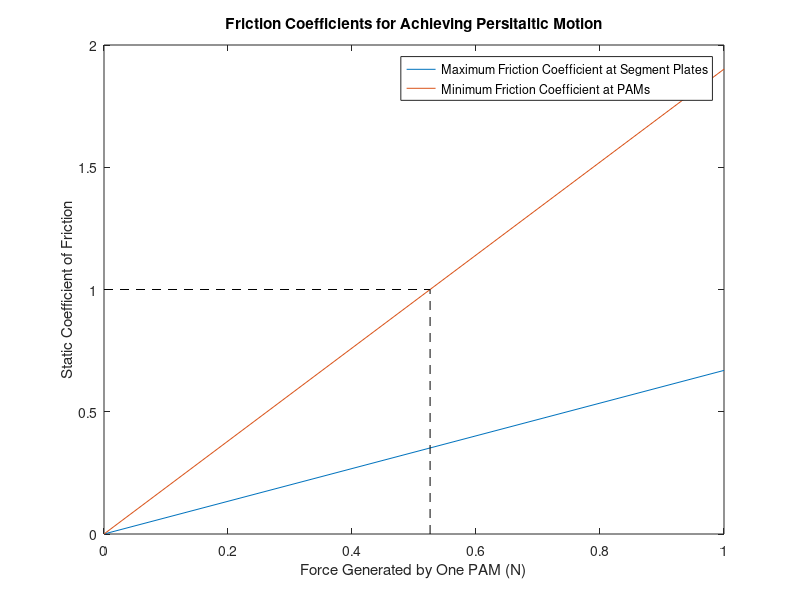

Write MATLAB code to recreate this figure.
%%ACHIEVING PERISTALTIC MOTION
%%
%INPUTTING PARAMATERS 

%m_pam = input ("Enter the weight of one PAM (g)?");
m_pam_grams = 17;
m_pam = 0.001*m_pam_grams;
%m_plate = input ("Enter the mass of one segment plate (g)?");
m_plate_grams = 110;
m_plate = 0.001*m_plate_grams;
%m_end = input ("Enter the mass of one end plate (g)?");
m_end_grams = 110;
m_end = 0.001*m_end_grams;
%mass of module/segment - FIX TERMINOLOGY 
m_seg=3*m_pam;

%%
%FOR A REASONABLE GENERATED FORCE VALUE
%Let the generated segment force be 0.4
Force_PAM=0.4;
Force_segment = Force_PAM*3;

%Calculate maximum coeffcient of friction at plates, u_plate_min

%Maximum restrictive friction force <= Force_segment
%Maximum restrictive friction force = u_plate_max * ((3 *(m_plate + (m_seg))*9.8) + (m_end*9.8));

u_plate_max = (Force_segment)/(    (2*(m_seg+m_plate)+((m_seg/2) +m_plate))*9.8     )

%Calculate the minimum coefficient of friction at PAMS, u_PAM_max

%Minimum anchoring force >= Force_segment
%Force_anchor = u * (m_plate * (m_seg)) * 9.8;

u_pam_min = Force_segment/( (m_plate + m_seg) * 9.8)

%%
%CACULATING MAXIMUM FORCE when u_plate_max & u_pam_min are both <1
u_pam_min=1;
Force_segment_max = u_pam_min *( (m_plate + m_seg) * 9.8)

Force_PAM_max=Force_segment_max/3


%%
%FOR A RANGE OF FORCES
%Plotting u_plate_max and u_pam_min

Force_PAM=0:01:1;
Force_segment = Force_PAM.*3;

u_plate_max = (Force_segment)./(    (2*(m_seg+m_plate)+((m_seg/2) +m_plate))*9.8     );
u_pam_min = Force_segment./( (m_plate + m_seg) * 9.8);

plot (Force_PAM, u_plate_max)
hold on
plot (Force_PAM, u_pam_min)
hold on
plot ([0,Force_PAM_max], [1,1],'--black')
hold on
plot ([Force_PAM_max,Force_PAM_max], [0,1],'--black')
hold off

xlabel('Force Generated by One PAM (N)')
ylabel('Static Coefficient of Friction')
title('Friction Coefficients for Achieving Persitaltic Motion')
legend('Maximum Friction Coefficient at Segment Plates','Minimum Friction Coefficient at PAMs')